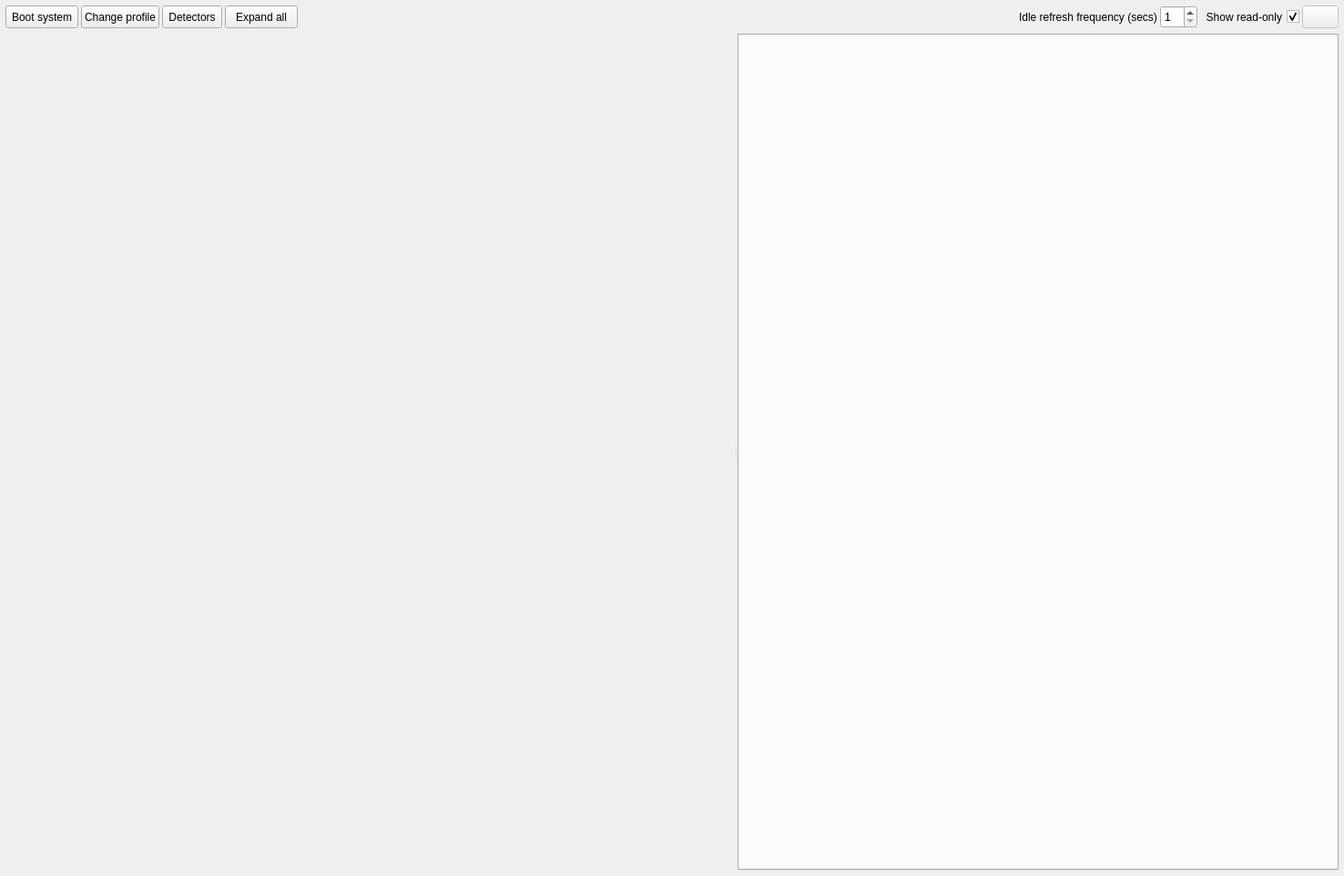
<?xml version="1.0" encoding="UTF-8"?>
<ui version="4.0">
 <class>FormSystemSettings</class>
 <widget class="QWidget" name="FormSystemSettings">
  <property name="geometry">
   <rect>
    <x>0</x>
    <y>0</y>
    <width>1476</width>
    <height>962</height>
   </rect>
  </property>
  <property name="sizePolicy">
   <sizepolicy hsizetype="Expanding" vsizetype="Preferred">
    <horstretch>0</horstretch>
    <verstretch>0</verstretch>
   </sizepolicy>
  </property>
  <property name="windowTitle">
   <string>Start</string>
  </property>
  <layout class="QGridLayout" name="gridLayout">
   <property name="leftMargin">
    <number>6</number>
   </property>
   <property name="topMargin">
    <number>6</number>
   </property>
   <property name="rightMargin">
    <number>6</number>
   </property>
   <property name="bottomMargin">
    <number>6</number>
   </property>
   <item row="0" column="0">
    <layout class="QHBoxLayout" name="horizontalLayout_20">
     <property name="spacing">
      <number>3</number>
     </property>
     <item>
      <widget class="QPushButton" name="bootButton">
       <property name="sizePolicy">
        <sizepolicy hsizetype="Minimum" vsizetype="Fixed">
         <horstretch>0</horstretch>
         <verstretch>0</verstretch>
        </sizepolicy>
       </property>
       <property name="minimumSize">
        <size>
         <width>0</width>
         <height>25</height>
        </size>
       </property>
       <property name="maximumSize">
        <size>
         <width>16777215</width>
         <height>25</height>
        </size>
       </property>
       <property name="text">
        <string>Boot system</string>
       </property>
       <property name="icon">
        <iconset resource="resources/icons.qrc">
         <normaloff>:/icons/boot16.png</normaloff>:/icons/boot16.png</iconset>
       </property>
       <property name="iconSize">
        <size>
         <width>16</width>
         <height>16</height>
        </size>
       </property>
      </widget>
     </item>
     <item>
      <widget class="QPushButton" name="pushChangeProfile">
       <property name="enabled">
        <bool>true</bool>
       </property>
       <property name="minimumSize">
        <size>
         <width>0</width>
         <height>25</height>
        </size>
       </property>
       <property name="maximumSize">
        <size>
         <width>16777215</width>
         <height>25</height>
        </size>
       </property>
       <property name="text">
        <string>Change profile</string>
       </property>
       <property name="icon">
        <iconset resource="resources/icons.qrc">
         <normaloff>:/icons/oxy/16/system_switch_user.png</normaloff>:/icons/oxy/16/system_switch_user.png</iconset>
       </property>
      </widget>
     </item>
     <item>
      <widget class="QToolButton" name="toolDetectors">
       <property name="minimumSize">
        <size>
         <width>0</width>
         <height>25</height>
        </size>
       </property>
       <property name="maximumSize">
        <size>
         <width>16777215</width>
         <height>25</height>
        </size>
       </property>
       <property name="text">
        <string>Detectors</string>
       </property>
       <property name="icon">
        <iconset resource="resources/icons.qrc">
         <normaloff>:/icons/oxy/16/alacarte.png</normaloff>:/icons/oxy/16/alacarte.png</iconset>
       </property>
       <property name="popupMode">
        <enum>QToolButton::InstantPopup</enum>
       </property>
       <property name="toolButtonStyle">
        <enum>Qt::ToolButtonTextBesideIcon</enum>
       </property>
      </widget>
     </item>
     <item>
      <widget class="QPushButton" name="pushExpandAll">
       <property name="sizePolicy">
        <sizepolicy hsizetype="Minimum" vsizetype="Fixed">
         <horstretch>0</horstretch>
         <verstretch>0</verstretch>
        </sizepolicy>
       </property>
       <property name="minimumSize">
        <size>
         <width>0</width>
         <height>25</height>
        </size>
       </property>
       <property name="maximumSize">
        <size>
         <width>16777215</width>
         <height>25</height>
        </size>
       </property>
       <property name="text">
        <string>Expand all</string>
       </property>
       <property name="iconSize">
        <size>
         <width>16</width>
         <height>16</height>
        </size>
       </property>
      </widget>
     </item>
     <item>
      <widget class="QLabel" name="label">
       <property name="sizePolicy">
        <sizepolicy hsizetype="MinimumExpanding" vsizetype="Preferred">
         <horstretch>0</horstretch>
         <verstretch>0</verstretch>
        </sizepolicy>
       </property>
       <property name="text">
        <string/>
       </property>
      </widget>
     </item>
     <item>
      <widget class="QLabel" name="label_2">
       <property name="minimumSize">
        <size>
         <width>0</width>
         <height>25</height>
        </size>
       </property>
       <property name="maximumSize">
        <size>
         <width>16777215</width>
         <height>25</height>
        </size>
       </property>
       <property name="text">
        <string>Idle refresh frequency (secs)</string>
       </property>
      </widget>
     </item>
     <item>
      <widget class="QSpinBox" name="spinRefreshFrequency">
       <property name="minimumSize">
        <size>
         <width>0</width>
         <height>25</height>
        </size>
       </property>
       <property name="maximumSize">
        <size>
         <width>16777215</width>
         <height>25</height>
        </size>
       </property>
       <property name="minimum">
        <number>1</number>
       </property>
       <property name="maximum">
        <number>10</number>
       </property>
      </widget>
     </item>
     <item>
      <widget class="QCheckBox" name="checkShowRO">
       <property name="sizePolicy">
        <sizepolicy hsizetype="Maximum" vsizetype="Fixed">
         <horstretch>0</horstretch>
         <verstretch>0</verstretch>
        </sizepolicy>
       </property>
       <property name="minimumSize">
        <size>
         <width>0</width>
         <height>25</height>
        </size>
       </property>
       <property name="maximumSize">
        <size>
         <width>16777215</width>
         <height>25</height>
        </size>
       </property>
       <property name="layoutDirection">
        <enum>Qt::RightToLeft</enum>
       </property>
       <property name="text">
        <string>Show read-only</string>
       </property>
       <property name="checked">
        <bool>true</bool>
       </property>
      </widget>
     </item>
     <item>
      <widget class="QPushButton" name="pushSettingsRefresh">
       <property name="enabled">
        <bool>false</bool>
       </property>
       <property name="sizePolicy">
        <sizepolicy hsizetype="Minimum" vsizetype="Fixed">
         <horstretch>0</horstretch>
         <verstretch>0</verstretch>
        </sizepolicy>
       </property>
       <property name="minimumSize">
        <size>
         <width>0</width>
         <height>25</height>
        </size>
       </property>
       <property name="maximumSize">
        <size>
         <width>16777215</width>
         <height>25</height>
        </size>
       </property>
       <property name="toolTip">
        <string>Force refresh</string>
       </property>
       <property name="text">
        <string/>
       </property>
       <property name="icon">
        <iconset resource="resources/icons.qrc">
         <normaloff>:/icons/oxy/16/view_refresh.png</normaloff>:/icons/oxy/16/view_refresh.png</iconset>
       </property>
       <property name="iconSize">
        <size>
         <width>16</width>
         <height>16</height>
        </size>
       </property>
      </widget>
     </item>
    </layout>
   </item>
   <item row="1" column="0">
    <widget class="QSplitter" name="splitter">
     <property name="sizePolicy">
      <sizepolicy hsizetype="Expanding" vsizetype="MinimumExpanding">
       <horstretch>0</horstretch>
       <verstretch>0</verstretch>
      </sizepolicy>
     </property>
     <property name="orientation">
      <enum>Qt::Horizontal</enum>
     </property>
     <widget class="FormOscilloscope" name="formOscilloscope" native="true">
      <property name="sizePolicy">
       <sizepolicy hsizetype="Preferred" vsizetype="MinimumExpanding">
        <horstretch>0</horstretch>
        <verstretch>0</verstretch>
       </sizepolicy>
      </property>
      <property name="minimumSize">
       <size>
        <width>0</width>
        <height>0</height>
       </size>
      </property>
      <property name="maximumSize">
       <size>
        <width>800</width>
        <height>16777215</height>
       </size>
      </property>
     </widget>
     <widget class="QTabWidget" name="tabsSettings">
      <property name="sizePolicy">
       <sizepolicy hsizetype="MinimumExpanding" vsizetype="MinimumExpanding">
        <horstretch>0</horstretch>
        <verstretch>0</verstretch>
       </sizepolicy>
      </property>
      <property name="minimumSize">
       <size>
        <width>500</width>
        <height>0</height>
       </size>
      </property>
      <property name="currentIndex">
       <number>-1</number>
      </property>
     </widget>
    </widget>
   </item>
  </layout>
 </widget>
 <customwidgets>
  <customwidget>
   <class>FormOscilloscope</class>
   <extends>QWidget</extends>
   <header>Oscilloscope.h</header>
   <container>1</container>
  </customwidget>
 </customwidgets>
 <resources>
  <include location="resources/icons.qrc"/>
 </resources>
 <connections/>
</ui>
